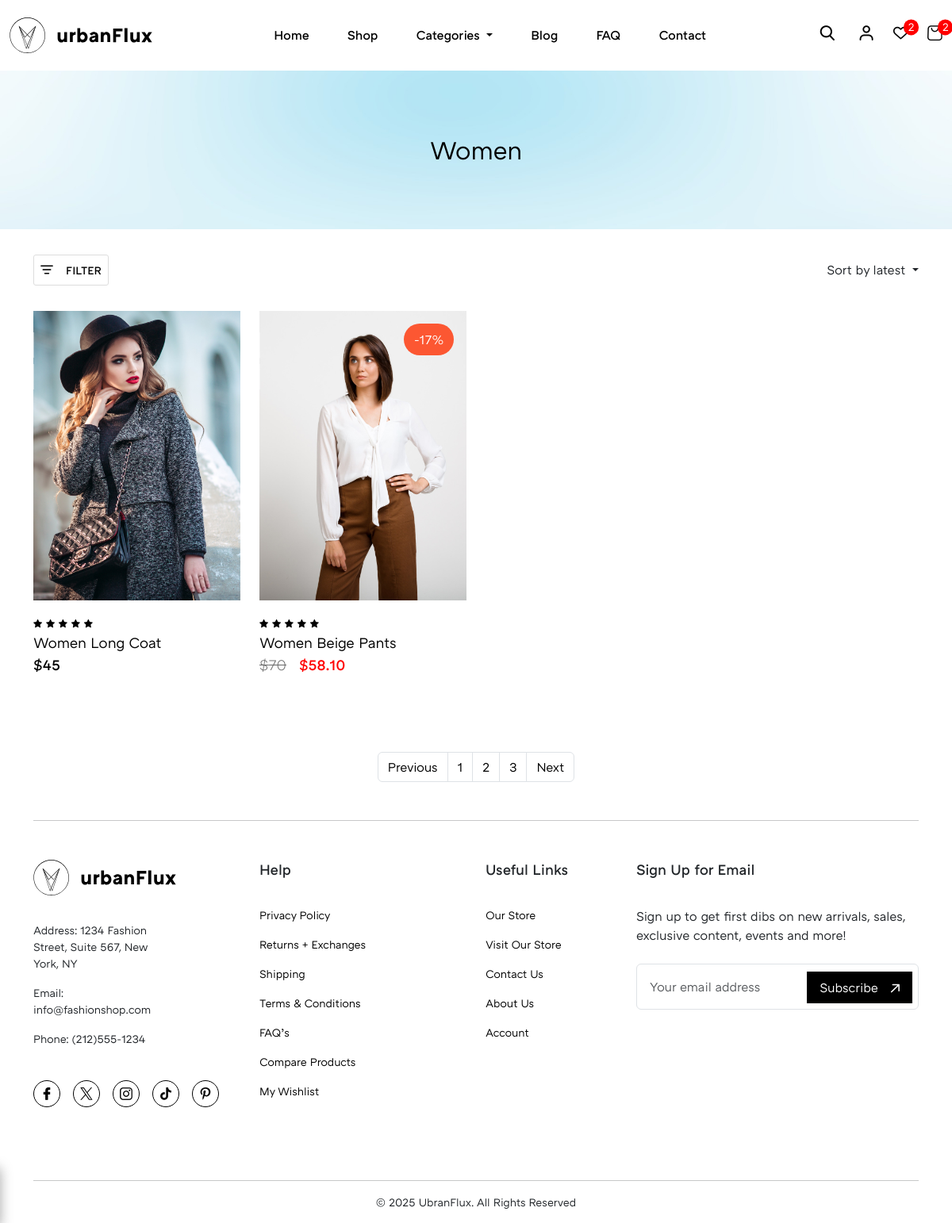
Screenshot of /category/9 with the database file from the repository.
### Site_Settings/models.py (models this page shows)
class Site_Settings(models.Model):
    estimated_delivery = models.TextField(max_length= 200, null=True)
    return_time = models.TextField(max_length= 200 , null=True)
    site_logo = models.FileField(upload_to='site_logo', validators=[validate_logo])
    theme_hero_section = models.ImageField(upload_to= 'theme_hero_section')
    tax_rate = models.IntegerField()
    product_policies = models.TextField(max_length=400)
    class Meta:
        verbose_name = ''
        verbose_name_plural = 'Site Settings'

### Category/models.py (models this page shows, shortened)
class Category(models.Model):
    category_name = models.CharField(max_length=255, unique=True)
    cat_image = models.ImageField(upload_to= 'Categories', null=True, blank=True)
    slug =models.SlugField(max_length=100, unique=True)
    TYPE_CHOICES = [
        ('FORMAL', 'Formal'),
        ('LUXURY', 'Luxury'),
    ]
    type = models.CharField(max_length=20, choices=TYPE_CHOICES, null=True, blank=True)
    type_description = models.CharField(max_length=100, null=True, blank=True)
    type_button = models.CharField(max_length=20, null=True, blank=True)
    class Meta:
        verbose_name= ''
        verbose_name_plural = 'Categories'

### Store/models.py (models this page shows, shortened)
class Store(models.Model):
    product_name = models.CharField(max_length=100)
    price = models.IntegerField(null=True)
    product_type = models.CharField(max_length=15, blank=True)
    description = models.TextField(max_length=500)
    Color_1 = models.CharField(max_length=20 , null=True)
    Color_2 = models.CharField(max_length=20, null=True , blank=True)
    Color_3 = models.CharField(max_length=20, null=True , blank=True)
    Feature_1 = models.CharField(max_length=50)
    Feature_2 = models.CharField(max_length=50, null=True , blank=True)
    Feature_3 = models.CharField(max_length=50, null=True , blank=True)
    Size_1 = models.CharField(max_length=20 , null=True)
    Size_2 = models.CharField(max_length=20, null=True , blank=True)
    Size_3 = models.CharField(max_length=20, null=True , blank=True)
    Materials_Care_1 = models.CharField(max_length=50, null=True)
    Materials_Care_2 = models.CharField(max_length=50, null=True , blank=True)
    Materials_Care_3 = models.CharField(max_length=50, null=True , blank=True)
    stock = models.IntegerField()
    sale = models.IntegerField(null=True, blank=True)
    is_available = models.BooleanField(default = True)
    slug =models.SlugField(max_length=100, unique=True)
    Image = models.ImageField(upload_to='Products')
    product_image_1 = models.ImageField(upload_to='Products')
    product_image_2 = models.ImageField(upload_to='Products')
    product_image_3 = models.ImageField(upload_to='Products')
    category = models.ForeignKey(Category, on_delete=models.CASCADE)
    class Meta():
        verbose_name = ''
        verbose_name_plural = 'Product'

### urbax_Flux/views.py (the view)
# urls.py: path('category/', views.product_category, name='category'),
def product_category(request, category):
    categories =  Category.objects.all()
    category_obj = get_object_or_404(Category, id=category)
    product_by_cat = Store.objects.filter( category_id=category)
    site_settings = Site_Settings.objects.all()
    Data = {
        "site_settings_data": site_settings,
        "categories_data": categories,
        "cat_obj" : category_obj,
        "product_by_cat_data" : product_by_cat
    }
    return render(request, 'category.html' , Data)

### Store/templatetags/custom_tags.py (called while the page is built)
@register.simple_tag
def calculate_discount_price(price, sale):
    try:
        price = float(price)  # Convert price to float
        sale = float(sale)    # Convert sale to float
        if price is not None and sale is not None:
            discounted_price = price * (1 - sale / 100)  # Calculate discounted price
            return floatformat(discounted_price, 2)
    except (ValueError, TypeError):
        pass  # If conversion fails, return the original price
    return price  # If there's no sale or conversion fails, return the original price

### templates/category.html (shortened to what this page needs)
{% load custom_tags %}
{% include 'header.html' %}
<main class="main-content">
    <section class="theme-hero-section">
        <figure>
            {% for theme in site_settings_data %}
            <img src="{{theme.theme_hero_section.url}}" alt="">
            {% endfor %}
            <figcaption>
                <h4 class="main-heading-font-medium">{{cat_obj.category_name}}</h4>
            </figcaption>
        </figure>
    </section>
    <div class="theme-filters-container">
        <div class="container">
            <div class="theme-filters-container-inner align-center-bet">
                <button class="align-center theme-filter-button light-border" id="filter_button"><i
                        class="filter-close icon-filter-icon"></i><small>FILTER</small></button>
                <div class="nav-item dropdown">
                    <a class="nav-link dropdown-toggle" href="#" id="navbarDropdown" role="button"
                        data-bs-toggle="dropdown" aria-expanded="false">
                        Sort by latest
                    </a>
                </div>
            </div>
        </div>
    </div>
    <section class="theme-product-cards">
        <div class="container">
            <div class="theme-product-cards-inner">
                <div class="row">
                    {% for c in product_by_cat_data %}
                    <div class="col-md-6 col-lg-4 col-xl-3">
                        <div class="product-cards">
                            <a href="{% url 'product-detail' c.id %}">
                                <figure>
                                    <img loading="lazy" src="{{c.Image.url}}" alt="">
                                    <figcaption {% if c.category.type == 'LUXURY' %} class="class-prod luxury-prod" {% elif c.category.type == 'FORMAL' %} class="class-prod formal-prod" {% else %}{% endif %}>
                                        {% if c.sale %}
                                        <span class="sale-off">-{{c.sale}}%</span>
                                        {% else %}
                                        <span class="d_none"></span>
                                        {% endif %}
                                    </figcaption>
                                </figure>
                            </a>
                            <div class="info">
                                <span><i class="icon-rating"></i></span>
                                <span><i class="icon-rating"></i></span>
                                <span><i class="icon-rating"></i></span>
                                <span><i class="icon-rating"></i></span>
                                <span><i class="icon-rating"></i></span>
                                <a href="{% url 'product-detail' c.id %}"
                                    class="product-carousel-anchor">{{c.product_name}}</a>
                                    {% if c.sale >= 1 %}
                                        <small class="before-price">${{c.price}}</small><span><small  class="red_color px-3  ">${% calculate_discount_price c.price c.sale %}</small></span>
                                        {% else %}
                                      <small  class="{% if c.category.type == 'LUXURY' %} luxury_color {% else %}{% endif %}">${{c.price}}</small>
                                      {% endif %}
                            </div>
                        </div>
                    </div>
                    {% endfor %}
                </div>
            </div>
            <div class="pagination just-center my-5">
                <nav aria-label="Page navigation example">
                    <ul class="pagination">
                        <li class="page-item"><a class="page-link" href="#">Previous</a></li>
                        <li class="page-item"><a class="page-link" href="#">1</a></li>
                        <li class="page-item"><a class="page-link" href="#">2</a></li>
                        <li class="page-item"><a class="page-link" href="#">3</a></li>
                        <li class="page-item"><a class="page-link" href="#">Next</a></li>
                    </ul>
                </nav>
            </div>
        </div>
    </section>
</main>
{% include 'footer.html' %}

### templates/header.html (shortened to what this page needs)
{% load static %}
<!DOCTYPE html>
<html lang="en">
<head>
  <link rel="stylesheet" href="{% static 'assets/libs/swiper.css' %}">
  <link rel="stylesheet" href=" {% static 'assets/css/main.css' %}">
</head>
<body>
  <div class="site-wrapper">
    <header class="header">
      <nav class="navbar navbar-expand-lg main-navbar">
        <div class="container container-lg">
          {% for logo in site_settings_data %}
          <a class="navbar-brand" href="#">
            <img src="{{logo.site_logo.url}}" class="site-logo" alt="">
          </a>
          {% endfor %}
          <div class="collapse navbar-collapse" id="navbarSupportedContent">
            <ul class="navbar-nav me-auto mb-2 mb-lg-0">
              <li class="nav-item  nav-bar-links">
                <a class="nav-link active" aria-current="page" href="{% url 'home' %}">Home</a>
              </li>
              <li class="nav-item nav-bar-links">
                <a class="nav-link" href="{% url 'shop' %}">Shop</a>
              </li>
              <li class="nav-item dropdown nav-bar-links">
                <a class="nav-link dropdown-toggle" href="#" id="navbarDropdown" role="button" data-bs-toggle="dropdown"
                  aria-expanded="false">
                  Categories
                </a>
              </li>
              <li class="nav-item nav-bar-links">
                <a class="nav-link" href="#">Blog</a>
              </li>
              <li class="nav-item nav-bar-links">
                <a class="nav-link" href="#">FAQ</a>
              </li>
              <li class="nav-item nav-bar-links">
                <a class="nav-link" href="#">Contact</a>
              </li>
            </ul>
            <ul class="nav-right-links align-center">
                <li>
                  <button class="lg-hide links-hover" id="search-btn"><i  class="icon-search"></i></button>
                </li>
              <li><a href="{% url 'login' %}" class="links-hover lg-hide"><i class="icon-login"></i></a></li>
              <li><a href="{% url 'wishlist' %}" class="links-hover lg-hide count"><i class="icon-favourite"></i><span><small>2</small></span></a></li>
              <li><a href="{% url 'Shopping-cart' %}" class="links-hover lg-hide count"><i class="icon-cart"></i><span><small>2</small></span></a></li>
            </ul>
          </div>
        </div>
      </nav>
    </header>

### templates/footer.html (shortened to what this page needs)
{% load static %}
<footer class="footer">
    <div class="container">
      <hr class="my-5">
      <div class="footer-inner">
        <div class="row">
          <div class="col-md-12 col-lg-6 col-xl-2">
            <div class="col-inner">
              {% for logo in site_settings_data %}
              <img loading="lazy" src="{{logo.site_logo.url}}" class="site-logo" alt="">
              {% endfor %}
              <ul class="mb-5">
                <li>
                  <small>Address: 1234 Fashion Street, Suite 567,
                    New York, NY</small>
                </li>
                <li>
                  <small>Email: info@fashionshop.com</small>
                </li>
                <li>
                  <small>Phone: (212)555-1234</small>
                </li>
              </ul>
              <ul class="footer-social-media-icons">
                <li><a href=""><i class="icon-facebook"></i></a></li>
                <li><a href=""><i class="icon-twitter"></i></a></li>
                <li><a href=""><i class="icon-instagram"></i></a></li>
                <li><a href=""><i class="icon-tiktok"></i></a></li>
                <li><a href=""><i class="icon-pinterest"></i></a></li>
              </ul>
            </div>
          </div>
          <div class="col-md-12 col-lg-6 col-xl-2 offset-xl-1">
            <div class="col-inner">
              <strong class="col-title">Help</strong>
              <ul>
                <li><a href=""><small>Privacy Policy</small></a></li>
                <li><a href=""><small>Returns + Exchanges</small></a></li>
                <li><a href=""><small>Shipping</small></a></li>
                <li><a href=""><small>Terms & Conditions</small></a></li>
                <li><a href=""><small>FAQ’s</small></a></li>
                <li><a href=""><small>Compare Products</small></a></li>
                <li><a href=""><small>My Wishlist</small></a></li>
              </ul>
            </div>
          </div>
          <div class="col-md-12 col-lg-6 col-xl-2 offset-xl-1">
            <div class="col-inner">
              <strong class="col-title">Useful Links</strong>
              <ul>
                <li><a href=""><small>Our Store</small></a></li>
                <li><a href=""><small>Visit Our Store</small></a></li>
                <li><a href=""><small>Contact Us</small></a></li>
                <li><a href=""><small>About Us</small></a></li>
                <li><a href=""><small>Account</small></a></li>
              </ul>
            </div>
          </div>
          <div class="col-md-12 col-lg-6 col-xl-4">
            <div class="col-inner">
              <strong class="col-title">Sign Up for Email</strong>
              <p class="mb-4">Sign up to get first dibs on new arrivals, sales, exclusive content, events and more!</p>
              <form class="row g-3">
                <div class="col-md-12 news-letter-input">
                  <input type="email" class="form-control" placeholder="Your email address" id="inputEmail4">
                  <button type="submit" class="news-letter-subscribe subscribe-button">Subscribe<i class="icon-theme-link link-arrow"></i></button>
                </div>
              </form>
            </div>
          </div>
        </div>
      </div>
      <hr class="mt-5">
      <div class="copyright mb-3 just-center">
          <small>&copy 2025 UbranFlux. All Rights Reserved</small>
      </div>
    </div>
  </footer>
</div>
</body>
</html>

### rows the page displays
Site_Settings: site_logo (picture), theme_hero_section (picture)
Category: category_name "Women"
Store: Image (picture), product_name "Women Long Coat", price "45"
Store: Image (picture), sale "17", product_name "Women Beige Pants", price "70", price+sale "58.10"
